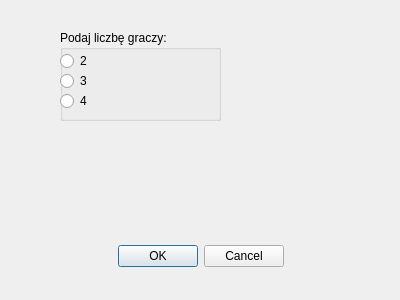
<?xml version="1.0" encoding="UTF-8"?>
<ui version="4.0">
 <class>Rejestracja</class>
 <widget class="QDialog" name="Rejestracja">
  <property name="geometry">
   <rect>
    <x>0</x>
    <y>0</y>
    <width>400</width>
    <height>300</height>
   </rect>
  </property>
  <property name="windowTitle">
   <string>Rejestracja graczy</string>
  </property>
  <widget class="QDialogButtonBox" name="buttonBox">
   <property name="geometry">
    <rect>
     <x>30</x>
     <y>240</y>
     <width>341</width>
     <height>32</height>
    </rect>
   </property>
   <property name="orientation">
    <enum>Qt::Horizontal</enum>
   </property>
   <property name="standardButtons">
    <set>QDialogButtonBox::Cancel|QDialogButtonBox::Ok</set>
   </property>
   <property name="centerButtons">
    <bool>true</bool>
   </property>
  </widget>
  <widget class="QGroupBox" name="groupBox">
   <property name="geometry">
    <rect>
     <x>60</x>
     <y>30</y>
     <width>161</width>
     <height>91</height>
    </rect>
   </property>
   <property name="title">
    <string>Podaj liczbę graczy:</string>
   </property>
   <widget class="QRadioButton" name="radioButton">
    <property name="geometry">
     <rect>
      <x>0</x>
      <y>20</y>
      <width>117</width>
      <height>22</height>
     </rect>
    </property>
    <property name="text">
     <string>2</string>
    </property>
   </widget>
   <widget class="QRadioButton" name="radioButton_2">
    <property name="geometry">
     <rect>
      <x>0</x>
      <y>40</y>
      <width>117</width>
      <height>22</height>
     </rect>
    </property>
    <property name="text">
     <string>3</string>
    </property>
   </widget>
   <widget class="QRadioButton" name="radioButton_3">
    <property name="geometry">
     <rect>
      <x>0</x>
      <y>60</y>
      <width>117</width>
      <height>22</height>
     </rect>
    </property>
    <property name="text">
     <string>4</string>
    </property>
   </widget>
  </widget>
 </widget>
 <resources/>
 <connections>
  <connection>
   <sender>buttonBox</sender>
   <signal>accepted()</signal>
   <receiver>Rejestracja</receiver>
   <slot>accept()</slot>
   <hints>
    <hint type="sourcelabel">
     <x>248</x>
     <y>254</y>
    </hint>
    <hint type="destinationlabel">
     <x>157</x>
     <y>274</y>
    </hint>
   </hints>
  </connection>
  <connection>
   <sender>buttonBox</sender>
   <signal>rejected()</signal>
   <receiver>Rejestracja</receiver>
   <slot>reject()</slot>
   <hints>
    <hint type="sourcelabel">
     <x>316</x>
     <y>260</y>
    </hint>
    <hint type="destinationlabel">
     <x>286</x>
     <y>274</y>
    </hint>
   </hints>
  </connection>
 </connections>
</ui>
